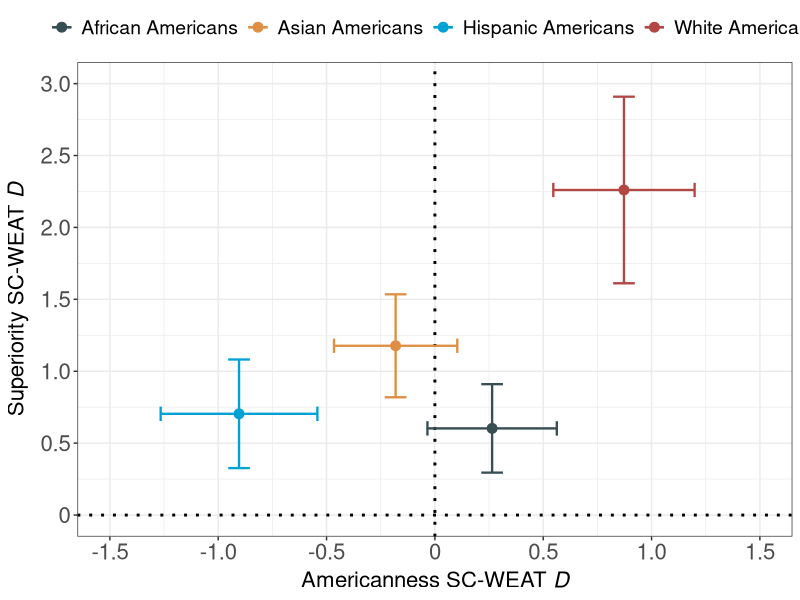
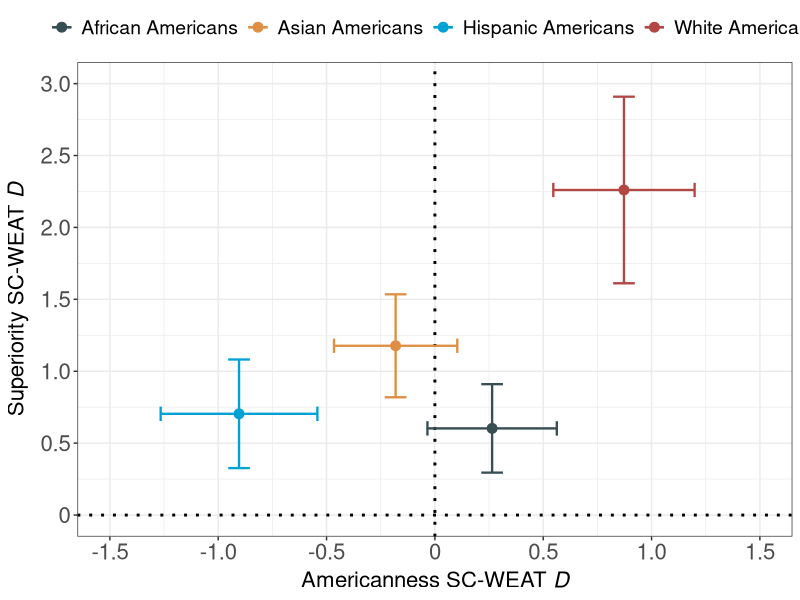
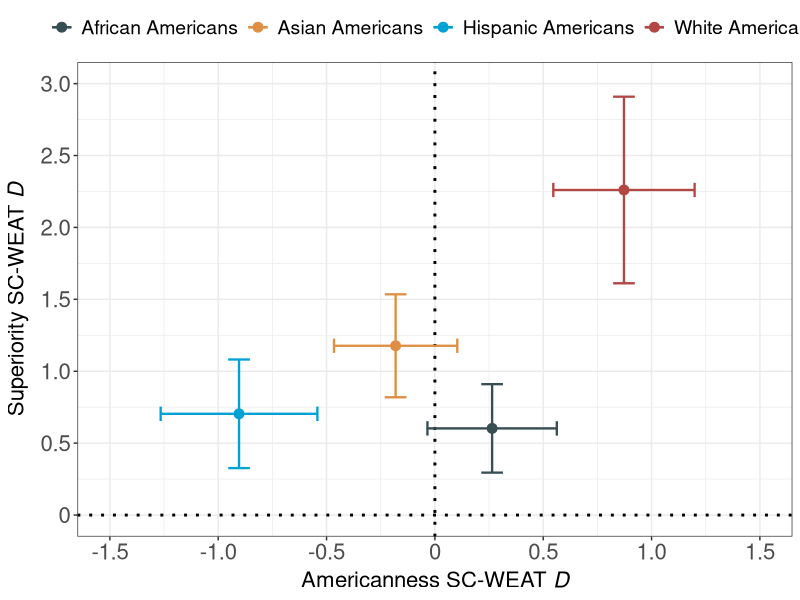

Reproduce these figures in R, in order.

## Anonymous
# America's Racial Framework of Superiority and Americanness Embedded in Natural Language

## Script date: 15 March 2023

# Install and load packages ----------------------------------------------------

if(!require("tidyverse")){install.packages("tidyverse", dependencies = TRUE); require("tidyverse")}
if(!require("ggplot2")){install.packages("ggplot2", dependencies = TRUE); require("ggplot2")}
if(!require("ggsci")){install.packages("ggsci", dependencies = TRUE); require("ggsci")}

# Load Data --------------------------------------------------------------------

# Import SC-WEAT D scores
setwd('Results')
scweat = read.csv('scweat_results.csv')

# Separate SC-WEAT D scores pertaining to the superiority dimension
# Change variable names for easy plotting 
scweat_superior <- scweat %>% 
  filter(dimensions == "Superiority") %>%
  rename(superior_effect = effect) %>%
  rename(superior_lower = lower) %>%
  rename(superior_upper = upper)

# Separate SC-WEAT D scores pertaining to the Americanness dimension
# Change variable names for easily plotting 
scweat_american <- scweat %>% 
  filter(dimensions == "Americanness") %>%
  rename(american_effect = effect) %>%
  rename(american_lower = lower) %>%
  rename(american_upper = upper)

# Bring the two data frames into a single one again
scweat <- merge(scweat_superior, scweat_american, by = "groups")

# Plot -------------------------------------------------------------------------

setwd('../Plots')

ggplot(scweat, aes(x = american_effect, y = superior_effect, color = groups)) + 
  geom_hline(yintercept=0,  
             color = "black",
             linetype = 'dotted', 
             linewidth = 1) + 
  geom_vline(xintercept= 0, 
             color = "black",
             linetype = 'dotted', 
             linewidth = 1) + 
  geom_point(size = 3) + 
  geom_errorbar(aes(xmin = american_lower, xmax = american_upper), 
                linewidth = 0.8, width = 0.1) + 
  geom_errorbar(aes(ymin = superior_lower, ymax = superior_upper), 
                linewidth = 0.8, width = 0.1) + 
  labs(x = expression(paste("Americanness SC-WEAT ", italic(D))),
       y = expression(paste("Superiority SC-WEAT ", italic(D))),
       color = "Groups") + 
  theme_bw() +
  scale_x_continuous(breaks = seq(-1.5, 1.5, by = 0.5), 
                     limits = c(-1.5, 1.5), 
                     labels = c("-1.5", "-1.0", "-0.5", "0", "0.5", "1.0", "1.5")) +
  scale_y_continuous(breaks = seq(0, 3.0, by = 0.5), 
                     limits = c(0, 3.0), 
                     labels = c("0", "0.5", "1.0", "1.5", "2.0", "2.5", "3.0")) + 
  theme(axis.title.y = element_text(margin = margin(t = 0, r = 5, b = 0, l = 0)),
        axis.title.x = element_text(margin = margin(t = 5, r = 0, b = 0, l = 0)), 
        legend.position = "top", 
        legend.title = element_blank(), 
        axis.text = element_text(size = 16),
        axis.title = element_text(size = 16), 
        legend.text = element_text(size = 14)) +
  scale_color_jama(labels = c("African Americans", "Asian Americans", 
                              "Hispanic Americans", "White Americans"))

ggsave("scweat2d_plot.pdf", width = 10, height = 7.5, dpi = "retina")
ggsave("scweat2d_plot.png", width = 10, height = 7.5, dpi = "retina")

